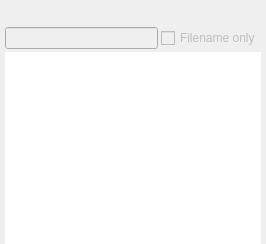
  <widget class="QDockWidget" name="BrowserDock">
   <property name="allowedAreas">
    <set>Qt::BottomDockWidgetArea|Qt::LeftDockWidgetArea|Qt::RightDockWidgetArea</set>
   </property>
   <property name="windowTitle">
    <string>Archive Browser</string>
   </property>
   <attribute name="dockWidgetArea">
    <number>8</number>
   </attribute>
   <widget class="QWidget" name="dockWidgetContents_7">
    <layout class="QVBoxLayout" name="verticalLayout_5">
     <property name="spacing">
      <number>3</number>
     </property>
     <property name="leftMargin">
      <number>5</number>
     </property>
     <property name="topMargin">
      <number>4</number>
     </property>
     <property name="rightMargin">
      <number>5</number>
     </property>
     <property name="bottomMargin">
      <number>0</number>
     </property>
     <item>
      <widget class="QFrame" name="bsaTitleBar">
       <layout class="QHBoxLayout" name="horizontalLayout_3">
        <property name="spacing">
         <number>6</number>
        </property>
        <property name="leftMargin">
         <number>3</number>
        </property>
        <property name="topMargin">
         <number>0</number>
        </property>
        <property name="rightMargin">
         <number>0</number>
        </property>
        <property name="bottomMargin">
         <number>0</number>
        </property>
        <item>
         <widget class="QLabel" name="bsaName">
          <property name="sizePolicy">
           <sizepolicy hsizetype="Expanding" vsizetype="Preferred">
            <horstretch>0</horstretch>
            <verstretch>0</verstretch>
           </sizepolicy>
          </property>
          <property name="styleSheet">
           <string notr="true">font-size: 14px;</string>
          </property>
          <property name="text">
           <string/>
          </property>
         </widget>
        </item>
        <item>
         <spacer name="horizontalSpacer">
          <property name="orientation">
           <enum>Qt::Horizontal</enum>
          </property>
          <property name="sizeHint" stdset="0">
           <size>
            <width>40</width>
            <height>20</height>
           </size>
          </property>
         </spacer>
        </item>
       </layout>
      </widget>
     </item>
     <item>
      <widget class="QFrame" name="frame">
       <layout class="QHBoxLayout" name="horizontalLayout_2">
        <property name="spacing">
         <number>3</number>
        </property>
        <property name="leftMargin">
         <number>0</number>
        </property>
        <property name="topMargin">
         <number>0</number>
        </property>
        <property name="rightMargin">
         <number>0</number>
        </property>
        <property name="bottomMargin">
         <number>0</number>
        </property>
        <item>
         <widget class="QLineEdit" name="bsaFilter">
          <property name="enabled">
           <bool>false</bool>
          </property>
         </widget>
        </item>
        <item>
         <widget class="QCheckBox" name="bsaFilenameOnly">
          <property name="enabled">
           <bool>false</bool>
          </property>
          <property name="text">
           <string>Filename only</string>
          </property>
         </widget>
        </item>
       </layout>
      </widget>
     </item>
     <item>
      <widget class="QTreeView" name="bsaView">
       <property name="frameShape">
        <enum>QFrame::NoFrame</enum>
       </property>
       <property name="alternatingRowColors">
        <bool>true</bool>
       </property>
       <property name="indentation">
        <number>16</number>
       </property>
       <property name="animated">
        <bool>true</bool>
       </property>
       <property name="allColumnsShowFocus">
        <bool>true</bool>
       </property>
      </widget>
     </item>
    </layout>
   </widget>
  </widget>
